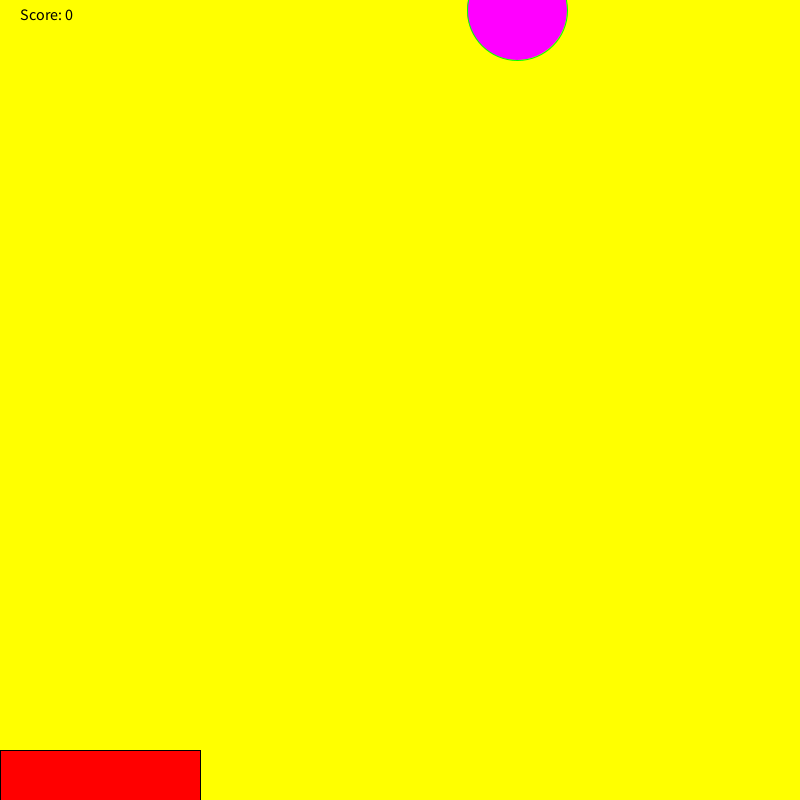
Frame 1 (no input)
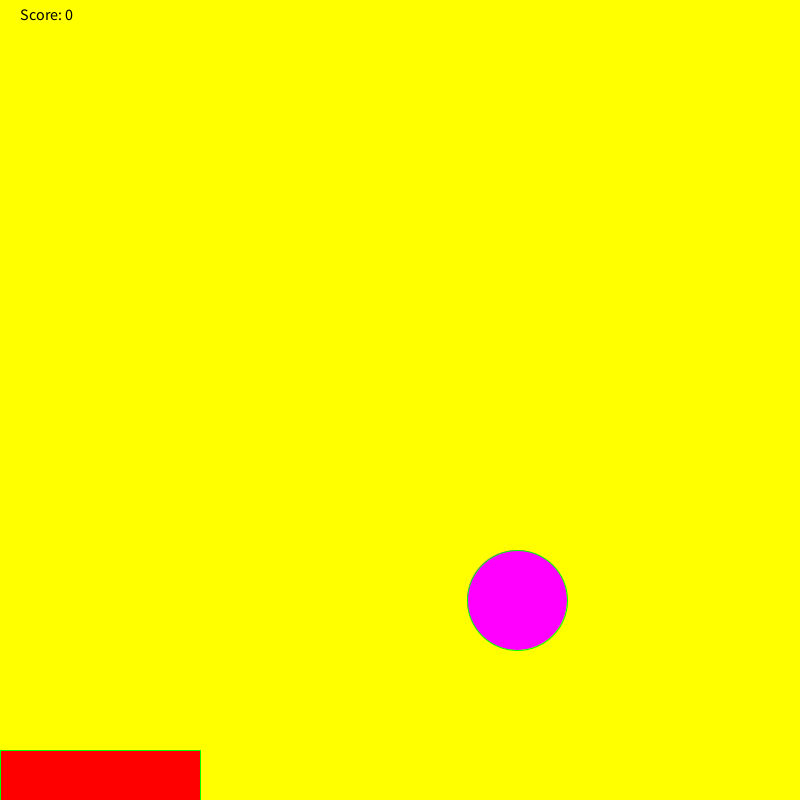
Frame 60 (the mouse pressed at the canvas centre just before this capture)
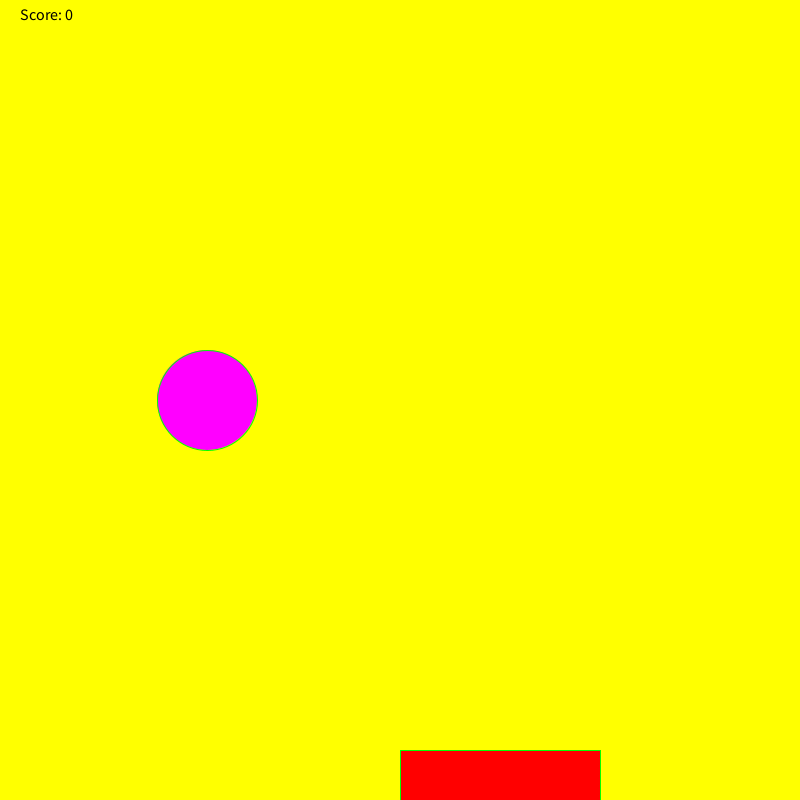
Frame 120 (the mouse held since frame 60 and released just before this capture)

The Processing sketch that drew these frames (run headless with seeded random() and noise(); from frame 60 on, the mouse is pressed at the canvas centre):

// Processing sketch: RainGame
// ── RainGame.pde
int y=0;
int score=0;
int x= (int) random(800);
void setup(){
  size(800,800);
  background(255,255,0);

  
  
  
}

void draw(){
  if(y>790){
   x= (int) random(800); 
   y=0;
    
  }
  background(255,255,0);
  fill(255,0,0);
  rect(mouseX,750,200, 50);
  
  y=y+10;
  fill(255,0,255);
  stroke(0,255,0);
  ellipse(x,y,100,100);
  
   
   checkCatch(x,y);
  
}
void checkCatch(int x, int y){
     if (mousePressed==true &&  Math.abs(x-mouseX)<50 && Math.abs(750-y)<50){
           score++;
           println("Your score is now: " + score);
     }
     
     else if (mousePressed==true && Math.abs(x-mouseX)>=50 && Math.abs(750-y)>=50 && score > 0) {
          score--;
          println("Your score is now: " + score);
   
     }
     else{
       
       
     }
     
      
fill(0, 0, 0);
textSize(16);
text("Score: " + score, 20, 20);}

 
  
  
